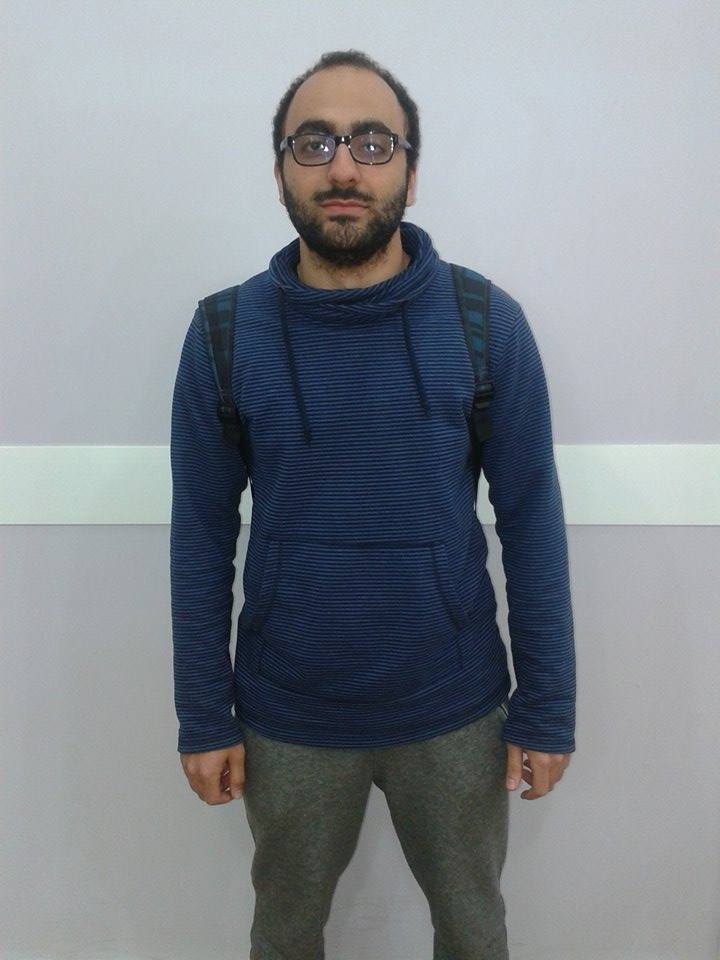
//> input picture images/input.jpg, 720 x 960 px
$ ./skelton images/input.jpg   (built with g++ and OpenCV 4)
//> lines starting //> are read from the running program, lines starting //| are printed output that depends on the picture; after the words box and inside, x2 and y2 are one past the last pixel; in counts of white or black regions, pixels touching at a corner belong together
#include "opencv2/imgproc/imgproc.hpp"
#include "opencv2/objdetect/objdetect.hpp"
#include "opencv2/highgui/highgui.hpp"

#include <stdio.h>
#include <string.h>
#include <ctype.h>

using namespace std;
using namespace cv;

int main(int argc, char** argv){

  Mat img_tani = imread(argv[1],1);
//> img_tani is the input picture: 960 rows x 720 cols, CV_8UC3; mean B, G, R 142.6, 136.1, 130.4
    Mat im_gray;
  cvtColor(img_tani,im_gray,CV_RGB2GRAY);
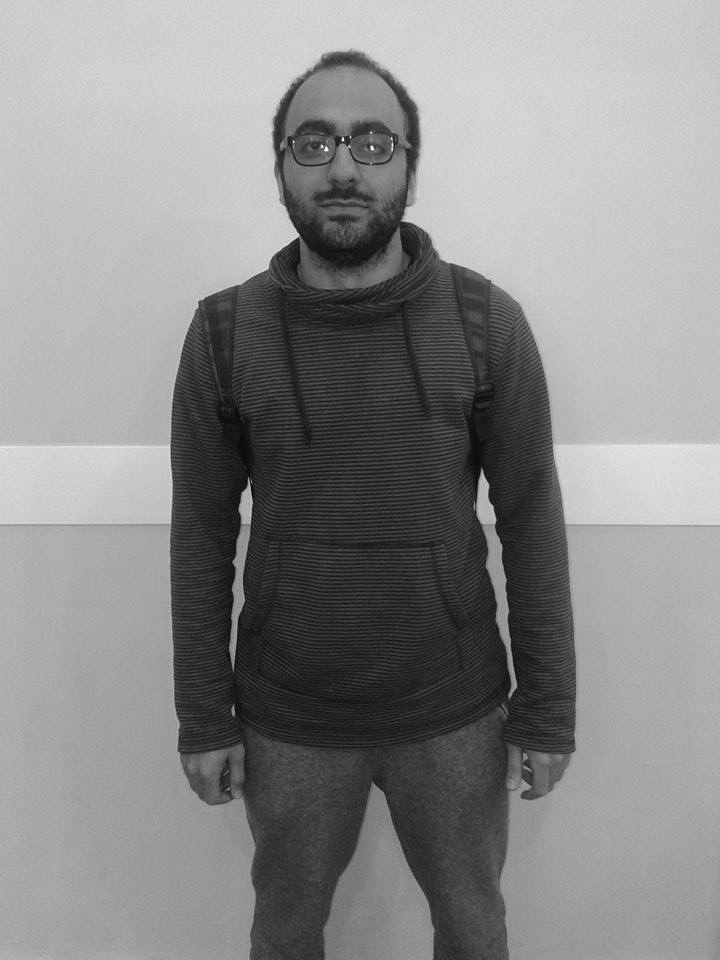
//> im_gray: 960 rows x 720 cols, CV_8UC1; min 2, max 255, mean 137.4
  imshow("gray",im_gray);
  Mat img_temp = im_gray > 160;
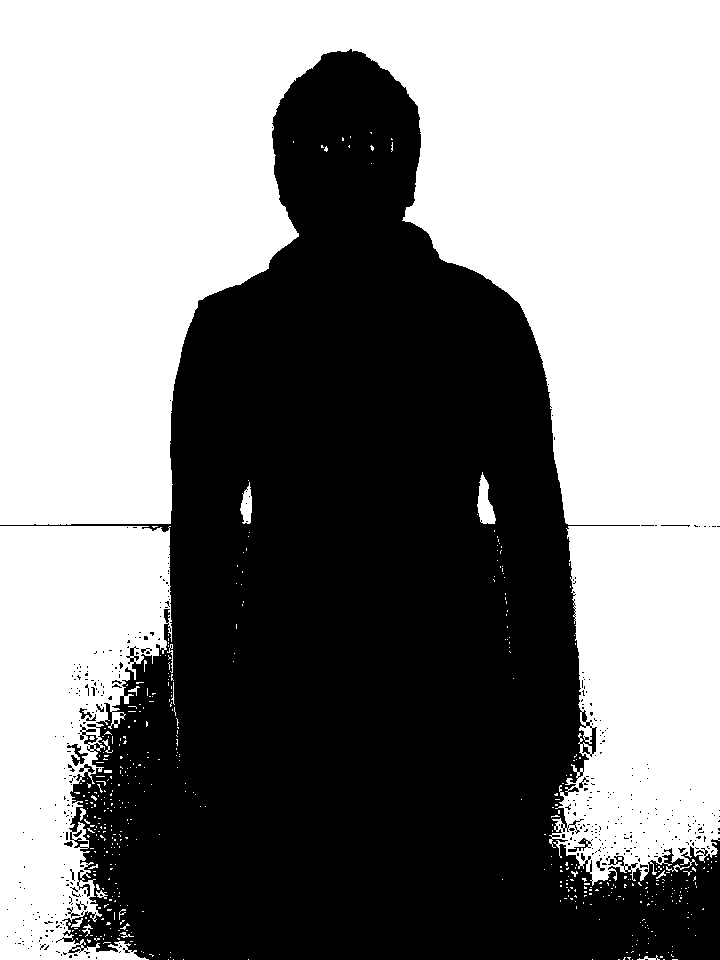
//> img_temp: 960 rows x 720 cols, CV_8UC1; 52% white; 407 black regions (387 under 20 px), largest, box (x1, y1, x2, y2) and area: (0, 49, 720, 960) 330071, (67, 744, 88, 766) 165, (568, 838, 592, 852) 103
  Mat img;
  bitwise_not ( img_temp, img );
  imshow("binary" , img);

  cv::threshold(img, img, 127, 255,THRESH_BINARY);
  cv::Mat skel(img.size(), CV_8UC1, cv::Scalar(0));
  cv::Mat temp;
  cv::Mat eroded;
  cv::Mat element = cv::getStructuringElement(cv::MORPH_CROSS, cv::Size(3, 3));
  bool done;
  // int i = 0;
  do{
      cv::erode(img, eroded, element);
      cv::dilate(eroded, temp, element); // temp = open(img)
      cv::subtract(img, temp, temp);
      cv::bitwise_or(skel, temp, skel);
      eroded.copyTo(img);
      done = (cv::countNonZero(img) == 0);
    } while (!done);
//> this loop made 200 passes
//> pass 1, `cv::subtract(img, temp, temp);`:
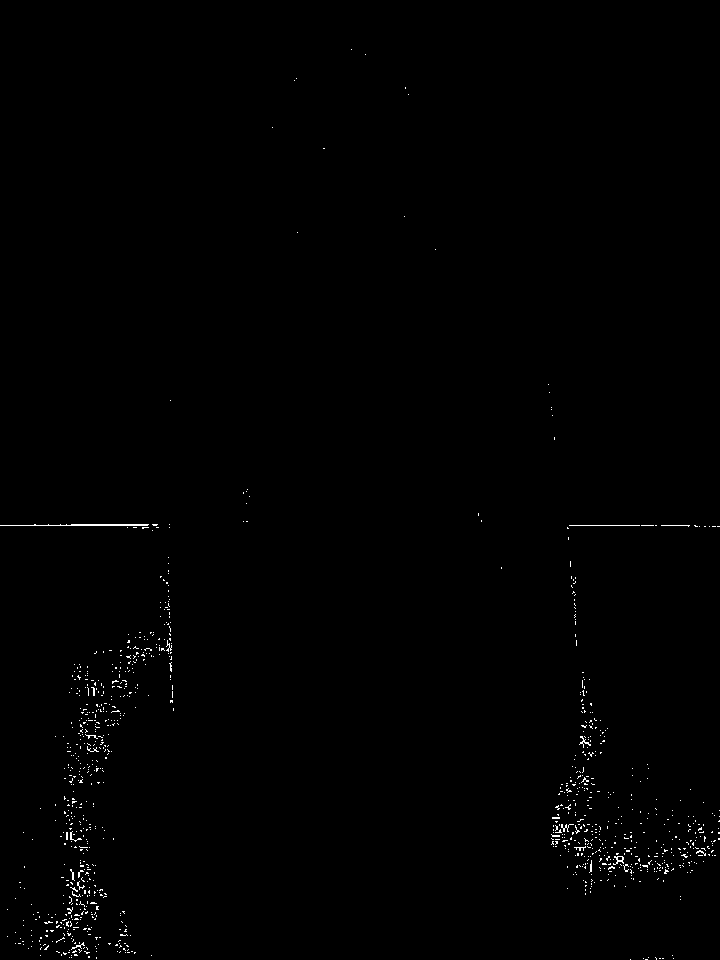
//> temp: 960 rows x 720 cols, CV_8UC1; 0.5% white in thin lines or dots
//> pass 2, `cv::erode(img, eroded, element);`:
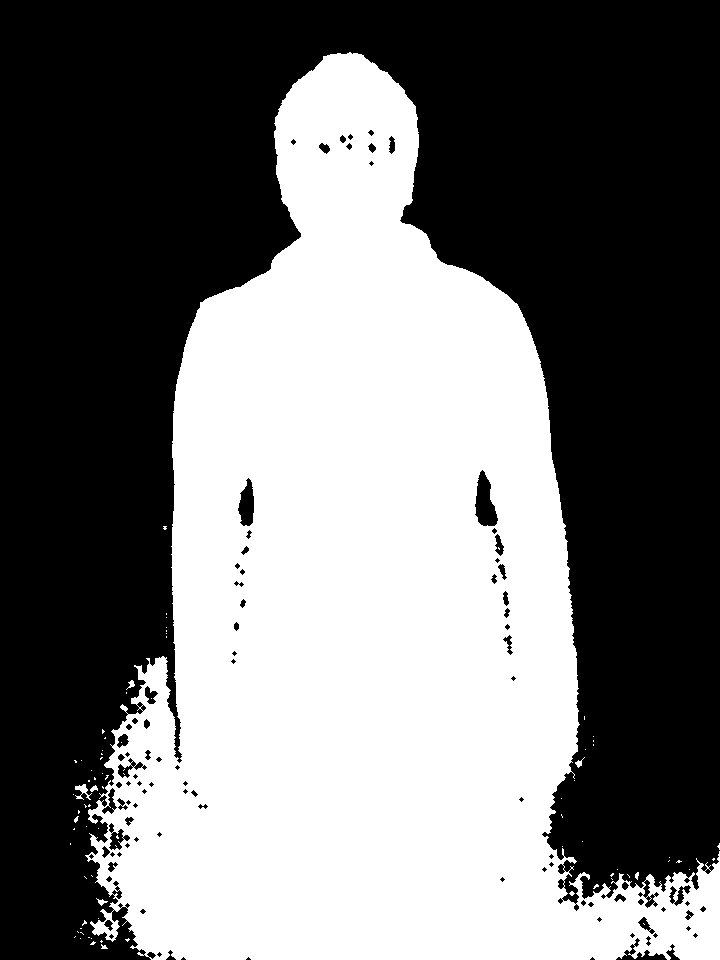
//> eroded: 960 rows x 720 cols, CV_8UC1; 45.3% white; 82 white regions (74 under 20 px), largest, box (x1, y1, x2, y2) and area: (85, 52, 720, 960) 312506, (75, 784, 92, 800) 113, (575, 757, 585, 768) 39
//> after the loop: img: 960 rows x 720 cols, CV_8UC1; every value is 0
//> after the loop:
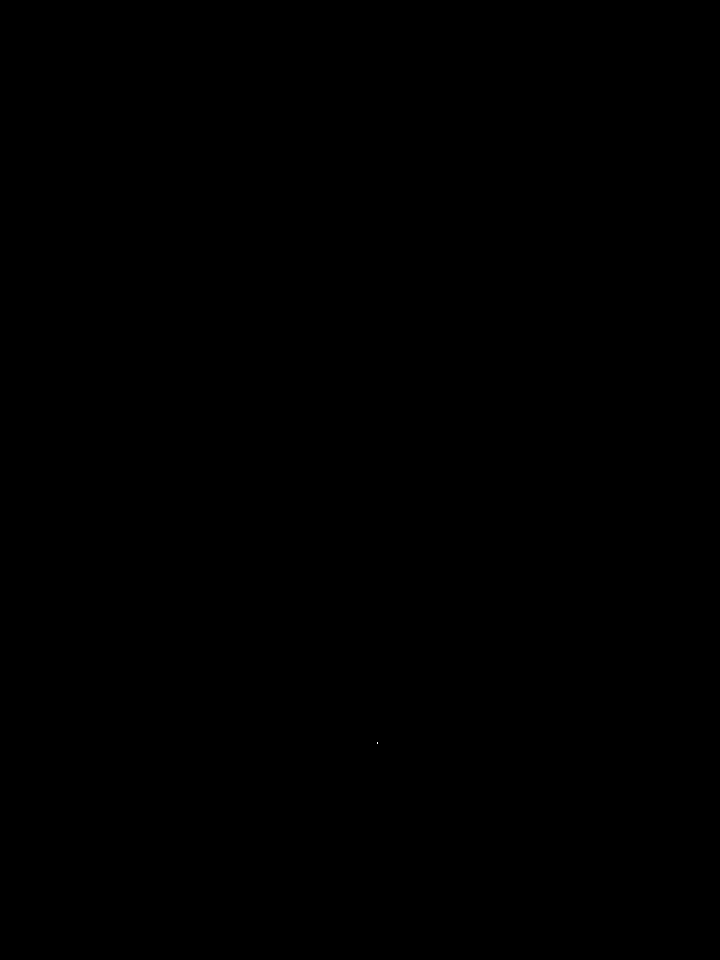
//> temp: 960 rows x 720 cols, CV_8UC1; 0% white in thin lines or dots, all inside (x1, y1, x2, y2) = (377, 742, 378, 744)
//> after the loop:
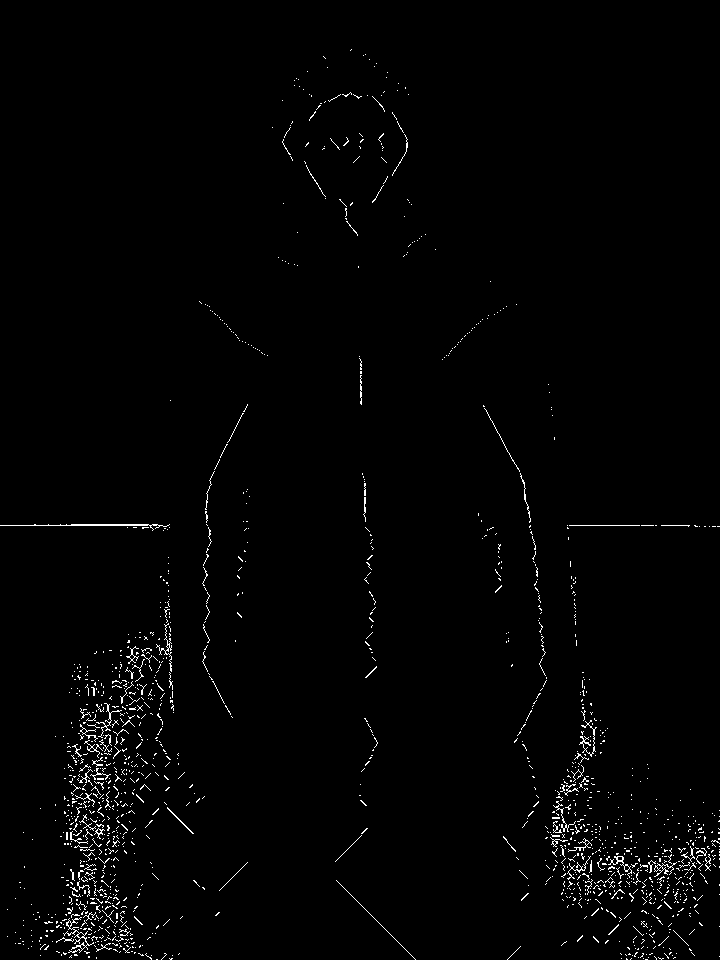
//> skel: 960 rows x 720 cols, CV_8UC1; 1.4% white in thin lines or dots

// [12 lines of commented-out code are left out]

  cv::imshow("Skeleton", skel);
  cv::waitKey(0);
  return 0;
}
